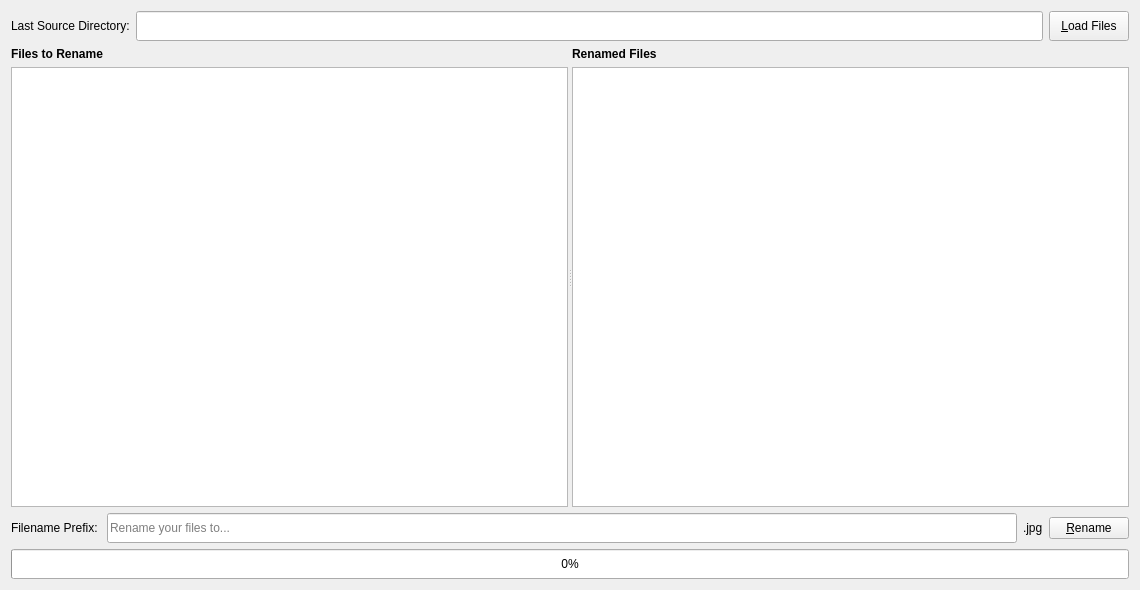
<?xml version="1.0" encoding="UTF-8"?>
<ui version="4.0">
 <class>Window</class>
 <widget class="QWidget" name="Window">
  <property name="geometry">
   <rect>
    <x>0</x>
    <y>0</y>
    <width>1140</width>
    <height>590</height>
   </rect>
  </property>
  <property name="windowTitle">
   <string>RP Renamer</string>
  </property>
  <layout class="QGridLayout" name="gridLayout">
   <item row="0" column="0">
    <layout class="QHBoxLayout" name="horizontalLayout_2">
     <item>
      <layout class="QHBoxLayout" name="horizontalLayout">
       <item>
        <widget class="QLabel" name="label">
         <property name="maximumSize">
          <size>
           <width>16777215</width>
           <height>30</height>
          </size>
         </property>
         <property name="text">
          <string>Last Source Directory:</string>
         </property>
        </widget>
       </item>
       <item>
        <widget class="QLineEdit" name="dirEdit">
         <property name="maximumSize">
          <size>
           <width>16777215</width>
           <height>30</height>
          </size>
         </property>
         <property name="readOnly">
          <bool>true</bool>
         </property>
        </widget>
       </item>
      </layout>
     </item>
     <item>
      <widget class="QPushButton" name="loadFilesButton">
       <property name="maximumSize">
        <size>
         <width>16777215</width>
         <height>30</height>
        </size>
       </property>
       <property name="text">
        <string>&amp;Load Files</string>
       </property>
      </widget>
     </item>
    </layout>
   </item>
   <item row="1" column="0">
    <widget class="QSplitter" name="splitter">
     <property name="minimumSize">
      <size>
       <width>1030</width>
       <height>450</height>
      </size>
     </property>
     <property name="orientation">
      <enum>Qt::Horizontal</enum>
     </property>
     <widget class="QWidget" name="">
      <layout class="QVBoxLayout" name="verticalLayout">
       <item>
        <widget class="QLabel" name="label_2">
         <property name="font">
          <font>
           <weight>75</weight>
           <bold>true</bold>
          </font>
         </property>
         <property name="text">
          <string>Files to Rename</string>
         </property>
        </widget>
       </item>
       <item>
        <widget class="QListWidget" name="srcFileList"/>
       </item>
      </layout>
     </widget>
     <widget class="QWidget" name="">
      <layout class="QVBoxLayout" name="verticalLayout_2">
       <item>
        <widget class="QLabel" name="label_3">
         <property name="font">
          <font>
           <weight>75</weight>
           <bold>true</bold>
          </font>
         </property>
         <property name="text">
          <string>Renamed Files</string>
         </property>
        </widget>
       </item>
       <item>
        <widget class="QListWidget" name="dstFileList"/>
       </item>
      </layout>
     </widget>
    </widget>
   </item>
   <item row="2" column="0">
    <layout class="QHBoxLayout" name="horizontalLayout_4">
     <item>
      <layout class="QHBoxLayout" name="horizontalLayout_3">
       <item>
        <widget class="QLabel" name="label_4">
         <property name="text">
          <string>Filename Prefix: </string>
         </property>
        </widget>
       </item>
       <item>
        <widget class="QLineEdit" name="prefixEdit">
         <property name="minimumSize">
          <size>
           <width>0</width>
           <height>30</height>
          </size>
         </property>
         <property name="maximumSize">
          <size>
           <width>16777215</width>
           <height>30</height>
          </size>
         </property>
         <property name="placeholderText">
          <string>Rename your files to...</string>
         </property>
        </widget>
       </item>
       <item>
        <widget class="QLabel" name="extensionLabel">
         <property name="text">
          <string>.jpg</string>
         </property>
        </widget>
       </item>
      </layout>
     </item>
     <item>
      <widget class="QPushButton" name="renameFilesButton">
       <property name="text">
        <string>&amp;Rename</string>
       </property>
      </widget>
     </item>
    </layout>
   </item>
   <item row="3" column="0">
    <widget class="QProgressBar" name="progressBar">
     <property name="maximumSize">
      <size>
       <width>16777215</width>
       <height>30</height>
      </size>
     </property>
     <property name="value">
      <number>0</number>
     </property>
    </widget>
   </item>
  </layout>
 </widget>
 <resources/>
 <connections/>
</ui>
